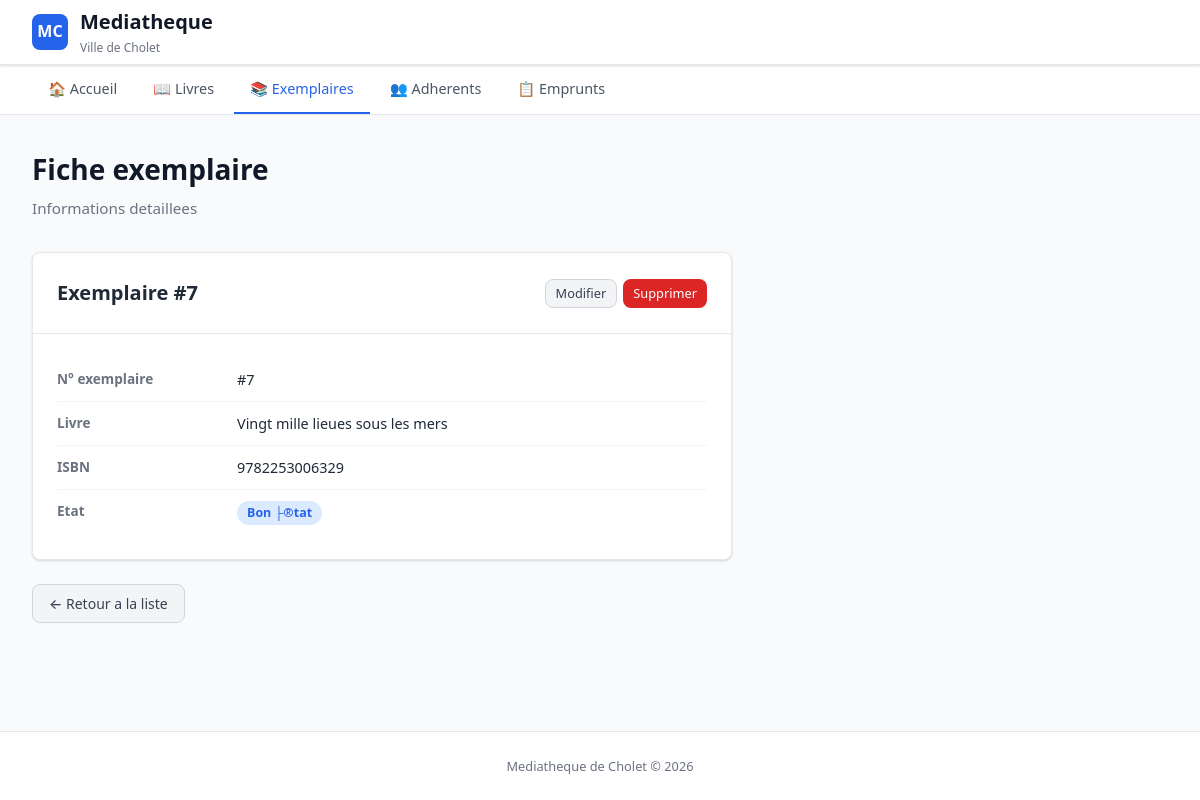
Screenshot of /exemplaires/consulter.php?id=7 with the database file from the repository.
### tables this page shows
CREATE TABLE `exemplaire` (
  `Id_Exemplaire` int NOT NULL AUTO_INCREMENT,
  `code_exemplaire` varchar(50) DEFAULT NULL,
  `etat` varchar(50) DEFAULT NULL,
  PRIMARY KEY (`Id_Exemplaire`),
  UNIQUE KEY `uq_code_exemplaire` (`code_exemplaire`)
);

CREATE TABLE `livre` (
  `Id_Livre` int NOT NULL AUTO_INCREMENT,
  `titre` varchar(50) DEFAULT NULL,
  `type_support` enum('papier','numerique','les deux') NOT NULL DEFAULT 'papier',
  `datesortie` date DEFAULT NULL,
  `isbn` varchar(50) DEFAULT NULL,
  `dateachat` date DEFAULT NULL,
  `codewey` varchar(50) NOT NULL,
  PRIMARY KEY (`Id_Livre`),
  KEY `codewey` (`codewey`),
  CONSTRAINT `livre_ibfk_1` FOREIGN KEY (`codewey`) REFERENCES `codedewey` (`codewey`)
);

### exemplaires/consulter.php (the view, shortened to what this page needs)
<?php
require_once __DIR__ . '/../config/database.php';
$id = intval($_GET['id'] ?? 0);
$stmt = $pdo->prepare("
    SELECT ex.*, l.titre, l.isbn
    FROM Exemplaire ex
    LEFT JOIN Posseder p ON ex.Id_Exemplaire = p.Id_Exemplaire
    LEFT JOIN Livre l ON p.Id_Livre = l.Id_Livre
    WHERE ex.Id_Exemplaire = ?
");
$stmt->execute([$id]);
$exemplaire = $stmt->fetch();
require_once __DIR__ . '/../includes/header.php';
?>
<h1>Fiche exemplaire</h1>
<p class="subtitle">Informations detaillees</p>
<div class="detail-container">
    <div class="detail-header">
        <h2>Exemplaire #<?php echo $exemplaire['Id_Exemplaire']; ?></h2>
        <div class="btn-group">
            <a href="modifier.php?id=<?php echo $exemplaire['Id_Exemplaire']; ?>" class="btn btn-secondary btn-sm">Modifier</a>
            <a href="supprimer.php?id=<?php echo $exemplaire['Id_Exemplaire']; ?>" class="btn btn-danger btn-sm" onclick="return confirm('Supprimer cet exemplaire ?')">Supprimer</a>
        </div>
    </div>
    <div class="detail-body">
        <div class="detail-row">
            <span class="detail-label">N° exemplaire</span>
            <span class="detail-value">#<?php echo $exemplaire['Id_Exemplaire']; ?></span>
        </div>
        <div class="detail-row">
            <span class="detail-label">Livre</span>
            <span class="detail-value"><?php echo htmlspecialchars($exemplaire['titre'] ?? '-'); ?></span>
        </div>
        <div class="detail-row">
            <span class="detail-label">ISBN</span>
            <span class="detail-value"><?php echo htmlspecialchars($exemplaire['isbn'] ?? '-'); ?></span>
        </div>
        <div class="detail-row">
            <span class="detail-label">Etat</span>
            <span class="detail-value"><span class="badge badge-blue"><?php echo htmlspecialchars($exemplaire['etat'] ?? '-'); ?></span></span>
        </div>
    </div>
</div>
<div style="margin-top: 1.5rem;">
    <a href="index.php" class="btn btn-secondary">&larr; Retour a la liste</a>
</div>
<?php require_once __DIR__ . '/../includes/footer.php'; ?>

### css/style.css (style rules this page uses)
* { margin: 0; padding: 0; box-sizing: border-box; }
:root { --primary: #2563eb; --primary-dark: #1d4ed8; --primary-light: #dbeafe; --danger: #dc2626; --danger-dark: #b91c1c; --danger-light: #fee2e2; --success: #16a34a; --success-light: #dcfce7; --warning: #f59e0b; --warning-light: #fef3c7; --gray-50: #f9fafb; --gray-100: #f3f4f6; --gray-200: #e5e7eb; --gray-300: #d1d5db; --gray-500: #6b7280; --gray-600: #4b5563; --gray-700: #374151; --gray-800: #1f2937; --gray-900: #111827; --radius: 8px; --shadow: 0 1px 3px rgba(0,0,0,0.1), 0 1px 2px rgba(0,0,0,0.06); --shadow-md: 0 4px 6px rgba(0,0,0,0.07), 0 2px 4px rgba(0,0,0,0.06); }
body { font-family: 'Segoe UI', system-ui, -apple-system, sans-serif; background: var(--gray-50); color: var(--gray-800); line-height: 1.6; min-height: 100vh; display: flex; flex-direction: column; }
h1 { font-size: 1.75rem; font-weight: 700; color: var(--gray-900); margin-bottom: 0.25rem; }
.subtitle { color: var(--gray-500); font-size: 0.95rem; margin-bottom: 2rem; }
.badge { display: inline-block; padding: 2px 10px; border-radius: 9999px; font-size: 0.78rem; font-weight: 600; }
.badge-blue { background: var(--primary-light); color: var(--primary); }
.btn { display: inline-flex; align-items: center; gap: 6px; padding: 8px 16px; border: none; border-radius: var(--radius); font-size: 0.875rem; font-weight: 500; cursor: pointer; text-decoration: none; transition: all 0.15s ease; line-height: 1.5; }
.btn-danger { background: var(--danger); color: white; }
.btn-secondary { background: var(--gray-100); color: var(--gray-700); border: 1px solid var(--gray-300); }
.btn-sm { padding: 4px 10px; font-size: 0.8rem; }
.btn-group { display: flex; gap: 6px; }
.detail-container { background: white; border: 1px solid var(--gray-200); border-radius: var(--radius); box-shadow: var(--shadow); max-width: 700px; }
.detail-header { display: flex; align-items: center; justify-content: space-between; padding: 1.5rem; border-bottom: 1px solid var(--gray-200); }
.detail-header h2 { font-size: 1.25rem; }
.detail-body { padding: 1.5rem; }
.detail-row { display: flex; padding: 10px 0; border-bottom: 1px solid var(--gray-100); }
.detail-row:last-child { border-bottom: none; }
.detail-label { width: 180px; font-size: 0.85rem; font-weight: 600; color: var(--gray-500); flex-shrink: 0; }
.detail-value { font-size: 0.9rem; color: var(--gray-800); }

### rows the page displays
exemplaire: Id_Exemplaire "7", livre.titre "Vingt mille lieues sous les mers", livre.isbn "9782253006329", etat "Bon ├®tat"
